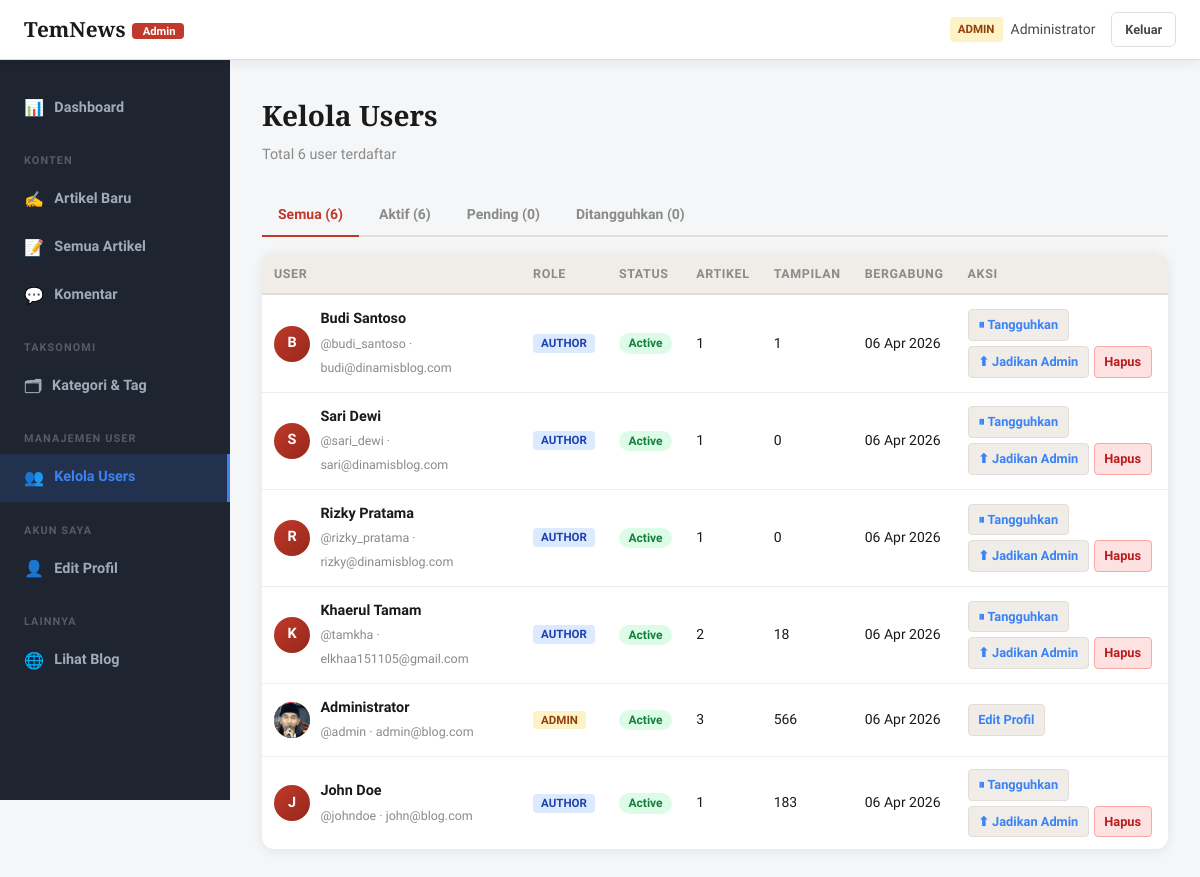
The page /blog/admin/users.php (signed in) on the database its author committed.
### tables this page shows
CREATE TABLE `users` (
  `id` int NOT NULL,
  `username` varchar(50) NOT NULL,
  `email` varchar(100) NOT NULL,
  `password` varchar(255) NOT NULL,
  `full_name` varchar(100) NOT NULL,
  `role` enum('admin','author') DEFAULT 'author',
  `status` enum('pending','active','suspended') NOT NULL DEFAULT 'active',
  `avatar` varchar(255) DEFAULT NULL,
  `bio` text,
  `avatar_path` varchar(255) DEFAULT NULL,
  `created_at` timestamp NULL DEFAULT CURRENT_TIMESTAMP,
  `updated_at` timestamp NULL DEFAULT CURRENT_TIMESTAMP ON UPDATE CURRENT_TIMESTAMP
);

### blog/config.php (called while the page is built, shortened)
<?php
function escape($str) {
    return htmlspecialchars($str ?? '', ENT_QUOTES, 'UTF-8');
}

### blog/admin/users.php (the view, shortened to what this page needs)
<?php
require_once '../config.php';
$filter = $_GET['status'] ?? 'all';
$where  = $filter !== 'all' ? "WHERE status = '$filter'" : '';
$users  = $pdo->query("
    SELECT u.*,
           (SELECT COUNT(*) FROM articles WHERE author_id=u.id) as article_count,
           (SELECT COALESCE(SUM(views),0) FROM articles WHERE author_id=u.id) as total_views
    FROM users u $where
    ORDER BY FIELD(u.status,'pending','active','suspended'), u.created_at DESC
")->fetchAll();
$counts = $pdo->query("
    SELECT status, COUNT(*) as n FROM users GROUP BY status
")->fetchAll(PDO::FETCH_KEY_PAIR);
$total = array_sum($counts);
?>
<!DOCTYPE html>
<html lang="id">
<head>
<link rel="stylesheet" href="../assets/style.css">
</head>
<body class="admin-body">
<?php include 'partials/admin-nav.php'; ?>
<div class="admin-layout">
  <?php include 'partials/admin-sidebar.php'; ?>
  <main class="admin-main">
    <div class="admin-header">
      <div>
        <h1>Kelola Users</h1>
        <p>Total <?= $total ?> user terdaftar</p>
      </div>
    </div>
    <div class="tab-filter">
      <a href="?status=all"      class="<?= $filter==='all'?'active':'' ?>">Semua (<?= $total ?>)</a>
      <a href="?status=active"   class="<?= $filter==='active'?'active':'' ?>">Aktif (<?= $counts['active']??0 ?>)</a>
      <a href="?status=pending"  class="<?= $filter==='pending'?'active':'' ?>">Pending (<?= $counts['pending']??0 ?>)</a>
      <a href="?status=suspended"class="<?= $filter==='suspended'?'active':'' ?>">Ditangguhkan (<?= $counts['suspended']??0 ?>)</a>
    </div>
    <div class="form-card" style="padding:0;overflow:hidden">
      <table class="admin-table">
        <thead>
          <tr>
            <th>User</th>
            <th>Role</th>
            <th>Status</th>
            <th>Artikel</th>
            <th>Tampilan</th>
            <th>Bergabung</th>
            <th>Aksi</th>
          </tr>
        </thead>
        <tbody>
          <?php foreach ($users as $u): ?>
          <tr>
            <td>
              <div class="user-cell">
                <div class="user-avatar-sm">
                  <?php if (!empty($u['avatar_path']) && file_exists(UPLOAD_PATH . $u['avatar_path'])): ?>
                    <img src="<?= escape(UPLOAD_URL . $u['avatar_path']) ?>" alt="">
                  <?php else: ?>
                    <?= strtoupper(substr($u['full_name'], 0, 1)) ?>
                  <?php endif; ?>
                </div>
                <div>
                  <strong><?= escape($u['full_name']) ?></strong>
                  <small>@<?= escape($u['username']) ?> · <?= escape($u['email']) ?></small>
                </div>
              </div>
            </td>
            <td><span class="role-badge <?= $u['role'] ?>"><?= ucfirst($u['role']) ?></span></td>
            <td><span class="user-status-<?= $u['status'] ?>"><?= ucfirst($u['status']) ?></span></td>
            <td><?= $u['article_count'] ?></td>
            <td><?= number_format($u['total_views']) ?></td>
            <td style="white-space:nowrap"><?= date('d M Y', strtotime($u['created_at'])) ?></td>
            <td>
              <div class="actions" style="flex-wrap:wrap;gap:.3rem">
                <?php if ($u['id'] == $_SESSION['user_id']): ?>
                  <a href="profil.php" class="btn-sm">Edit Profil</a>
                <?php else: ?>
                  <?php if ($u['status'] === 'pending'): ?>
                    <a href="?action=approve&id=<?= $u['id'] ?>" class="btn-sm success">✅ Setujui</a>
                    <a href="?action=delete&id=<?= $u['id'] ?>" class="btn-sm danger"
                       onclick="return confirm('Tolak dan hapus pendaftar ini?')">Tolak</a>
                  <?php elseif ($u['status'] === 'active'): ?>
                    <a href="?action=suspend&id=<?= $u['id'] ?>" class="btn-sm"
                       onclick="return confirm('Tangguhkan akun ini?')">⏸ Tangguhkan</a>
                    <?php if ($u['role'] === 'author'): ?>
                      <a href="?action=make_admin&id=<?= $u['id'] ?>" class="btn-sm"
                         onclick="return confirm('Jadikan admin?')">⬆ Jadikan Admin</a>
                    <?php else: ?>
                      <a href="?action=make_author&id=<?= $u['id'] ?>" class="btn-sm"
                         onclick="return confirm('Turunkan ke author?')">⬇ Jadikan Author</a>
                    <?php endif; ?>
                  <?php elseif ($u['status'] === 'suspended'): ?>
                    <a href="?action=activate&id=<?= $u['id'] ?>" class="btn-sm success">▶ Aktifkan</a>
                  <?php endif; ?>
                  <?php if ($u['status'] !== 'pending'): ?>
                    <a href="?action=delete&id=<?= $u['id'] ?>" class="btn-sm danger"
                       onclick="return confirm('Hapus user <?= escape($u['full_name']) ?>? Pastikan tidak ada artikel.')">Hapus</a>
                  <?php endif; ?>
                <?php endif; ?>
              </div>
            </td>
          </tr>
          <?php endforeach; ?>
        </tbody>
      </table>
    </div>
  </main>
</div>
</body>
</html>

### blog/assets/style.css (style rules this page uses)
:root { --ink: #1a1a1a; --ink-soft: #4a4a4a; --ink-muted: #8a8a8a; --paper: #faf9f7; --paper-dark: #f0ede8; --accent: #c0392b; --accent-dark: #96281b; --accent-light: #f8e8e7; --gold: #b8860b; --border: #e2ddd8; --white: #ffffff; --admin-bg: #f4f6f8; --admin-sidebar: #1e2430; --admin-sidebar-text: #a0aab8; --admin-accent: #3b82f6; --shadow: 0 2px 12px rgba(0,0,0,0.08); --shadow-md: 0 4px 24px rgba(0,0,0,0.12); --radius: 6px; --radius-lg: 12px; --font-serif: 'Playfair Display', Georgia, serif; --font-sans: 'Source Sans 3', system-ui, sans-serif; }
*, *::before, *::after { box-sizing: border-box; margin: 0; padding: 0; }
html { scroll-behavior: smooth; }
body { font-family: var(--font-sans); font-size: 1rem; line-height: 1.7; color: var(--ink); background: var(--paper); -webkit-font-smoothing: antialiased; }
a { color: inherit; text-decoration: none; transition: color 0.2s; }
img { max-width: 100%; height: auto; display: block; }
.btn-sm { display: inline-block; padding: 0.25rem 0.6rem; border-radius: 4px; font-size: 0.8rem; font-weight: 600; background: var(--paper-dark); color: var(--ink-soft); transition: background 0.15s; border: 1px solid var(--border); }
.btn-sm.danger { background: #fee2e2; color: #b91c1c; border-color: #fca5a5; }
.author { font-size: 0.875rem; color: var(--ink-muted); }
.admin-body { background: var(--admin-bg); min-height: 100vh; }
.role-badge { padding: 0.15rem 0.5rem; border-radius: 4px; font-size: 0.72rem; font-weight: 700; text-transform: uppercase; }
.role-badge.admin { background: #fef3c7; color: #92400e; }
.role-badge.author { background: #dbeafe; color: #1e40af; }
.admin-layout { display: flex; min-height: calc(100vh - 60px); }
.admin-main { flex: 1; padding: 2rem; max-width: 100%; overflow-x: auto; }
.admin-header { display: flex; align-items: flex-start; justify-content: space-between; margin-bottom: 1.75rem; gap: 1rem; }
.admin-header h1 { font-family: var(--font-serif); font-size: 1.75rem; }
.admin-header p { color: var(--ink-muted); font-size: 0.9rem; margin-top: 0.2rem; }
.admin-table { width: 100%; border-collapse: collapse; font-size: 0.875rem; }
.admin-table th { text-align: left; padding: 0.6rem 0.75rem; background: var(--paper-dark); font-size: 0.78rem; text-transform: uppercase; letter-spacing: 0.05em; color: var(--ink-muted); border-bottom: 2px solid var(--border); }
.admin-table td { padding: 0.75rem; border-bottom: 1px solid var(--paper-dark); vertical-align: middle; }
.admin-table tr:last-child td { border-bottom: none; }
.admin-table .actions { display: flex; gap: 0.4rem; flex-wrap: wrap; }
.admin-table a { color: var(--admin-accent); }
.form-card { background: var(--white); border-radius: var(--radius-lg); padding: 1.75rem; box-shadow: var(--shadow); margin-bottom: 1.5rem; }
.tab-filter { display: flex; gap: 0.25rem; margin-bottom: 1rem; border-bottom: 2px solid var(--border); padding-bottom: 0; }
.tab-filter a { padding: 0.5rem 1rem; font-size: 0.875rem; font-weight: 600; color: var(--ink-muted); border-bottom: 2px solid transparent; margin-bottom: -2px; transition: color 0.2s, border-color 0.2s; }
.tab-filter a.active { color: var(--accent); border-bottom-color: var(--accent); }

### blog/admin/users.php (style rules this page uses)
.user-status-active { background:#dcfce7;color:#15803d;padding:.2rem .6rem;border-radius:20px;font-size:.75rem;font-weight:700; }
.user-avatar-sm { width:36px;height:36px;border-radius:50%; background:linear-gradient(135deg,var(--accent),var(--accent-dark)); color:white;display:inline-flex;align-items:center;justify-content:center; font-weight:700;font-size:.9rem;flex-shrink:0;overflow:hidden; }
.user-avatar-sm img { width:100%;height:100%;object-fit:cover; }
.user-cell { display:flex;align-items:center;gap:.65rem; }
.user-cell strong { display:block;font-size:.9rem; }
.user-cell small { color:var(--ink-muted);font-size:.78rem; }

### rows shown on the page
users: full_name "B", full_name "Budi Santoso", username "budi_santoso", email "budi@dinamisblog.com", role "AUTHOR", status "Active", article_count "1", total_views "1", created_at "06 Apr 2026"
users: full_name "S", full_name "Sari Dewi", username "sari_dewi", email "sari@dinamisblog.com", role "AUTHOR", status "Active", article_count "1", total_views "0", created_at "06 Apr 2026"
users: full_name "R", full_name "Rizky Pratama", username "rizky_pratama", email "rizky@dinamisblog.com", role "AUTHOR", status "Active", article_count "1", total_views "0", created_at "06 Apr 2026"
users: full_name "K", full_name "Khaerul Tamam", username "tamkha", email "elkhaa151105@gmail.com", role "AUTHOR", status "Active", article_count "2", total_views "18", created_at "06 Apr 2026"
users: avatar_path (picture), full_name "Administrator", username "admin", email "admin@blog.com", role "ADMIN", status "Active", article_count "3", total_views "566", created_at "06 Apr 2026", shows "Edit Profil"
users: full_name "J", full_name "John Doe", username "johndoe", email "john@blog.com", role "AUTHOR", status "Active", article_count "1", total_views "183", created_at "06 Apr 2026"

### other values the page prints
APP_NAME "TemNews"
$_SESSION['role'] "ADMIN"
$_SESSION['full_name'] "Administrator"
$total "6"
$counts['active'] "6"
$counts['pending'] "0"
$counts['suspended'] "0"
